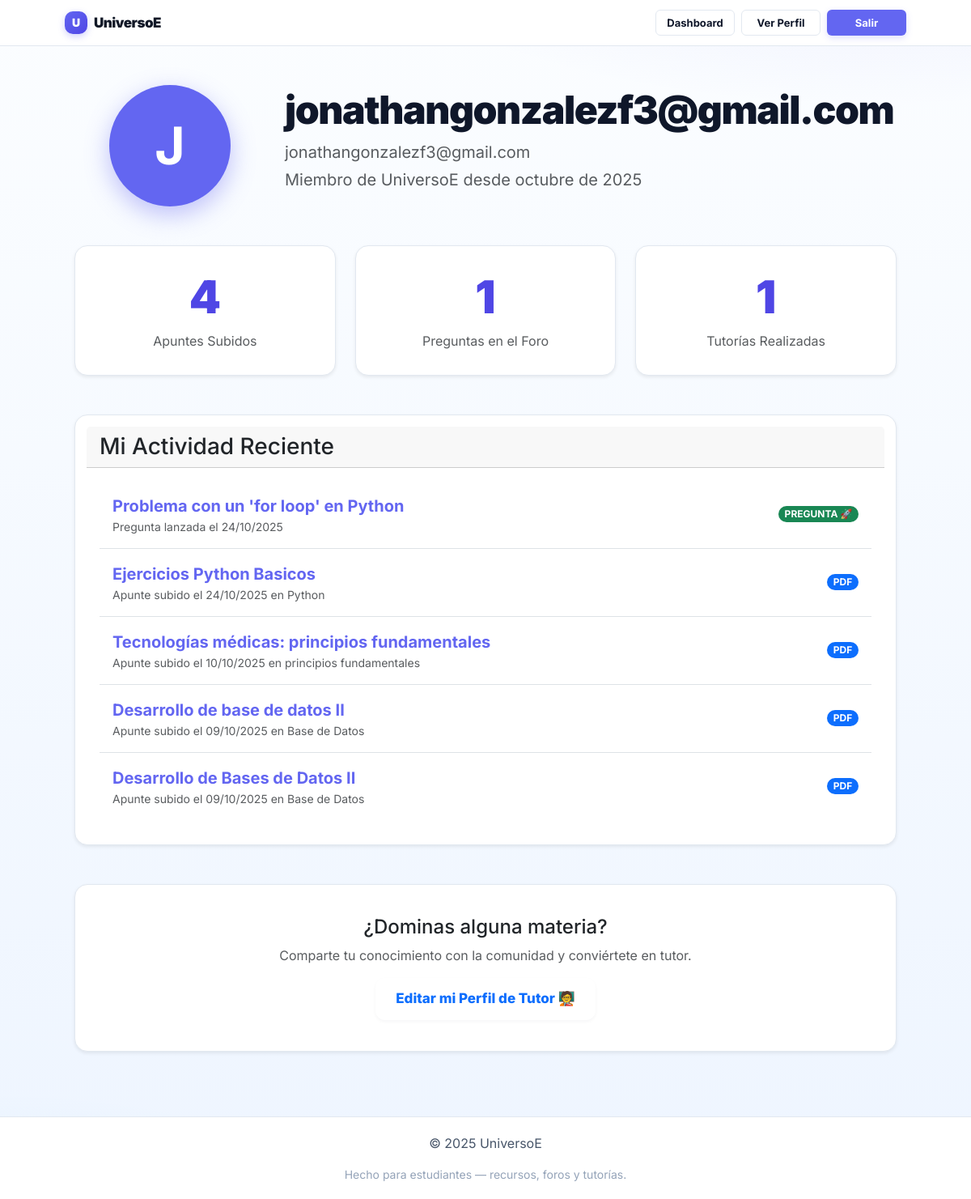
/profile/ (signed in), run on the app's committed database.
### core/models.py (models this page shows, shortened)
class ForumThread(models.Model):
    titulo = models.CharField(max_length=200); slug = models.SlugField(max_length=220, unique=True, blank=True)
    contenido = models.TextField(); autor = models.ForeignKey(User, on_delete=models.CASCADE, related_name="threads")
    tags = TaggableManager(blank=True); creado_en = models.DateTimeField(auto_now_add=True); actualizado_en = models.DateTimeField(auto_now=True)
    class Meta: ordering = ['-creado_en']
    def get_absolute_url(self): return reverse('forum_thread_detail', args=[self.slug])

class Recurso(models.Model):
    TIPO_CHOICES = [("apunte", "Apunte/Resumen"), ("guia", "Guía/Ejercicios"), ("prueba", "Prueba/Examen"), ("otros", "Otros")]
    FORMATO_CHOICES = [("pdf","PDF"),("ppt","PPT/PPTX"),("doc","DOC/DOCX"), ("zip","ZIP"),("img","Imagen"),("otro","Otro")]
    SEMESTRE_CHOICES = [(1,"1"),(2,"2")]
    titulo = models.CharField(max_length=160); slug = models.SlugField(max_length=180, blank=True)
    autor = models.ForeignKey(User, on_delete=models.SET_NULL, null=True, blank=True)
    ramo = models.ForeignKey(Ramo, on_delete=models.CASCADE, related_name="recursos")
    descripcion = models.TextField(blank=True)
    archivo = models.FileField(upload_to=resource_upload_to, max_length=300)
    tipo = models.CharField(max_length=12, choices=TIPO_CHOICES, default="apunte")
    formato = models.CharField(max_length=10, choices=FORMATO_CHOICES, default="pdf")
    anio = models.PositiveIntegerField(blank=True, null=True)
    semestre = models.IntegerField(choices=SEMESTRE_CHOICES, blank=True, null=True)
    tags = TaggableManager(blank=True); creado_en = models.DateTimeField(auto_now_add=True)
    class Meta: ordering = ["-creado_en"]
    def get_absolute_url(self):
        return reverse('recurso_detalle', args=[self.ramo.carrera.area.slug, self.ramo.carrera.slug, self.ramo.slug, self.slug])

class Ramo(models.Model):
    carrera = models.ForeignKey(Carrera, on_delete=models.CASCADE, related_name="ramos")
    nombre  = models.CharField(max_length=120)
    codigo  = models.CharField(max_length=20, blank=True)
    slug    = models.SlugField(max_length=130, blank=True)
    class Meta: unique_together = ("carrera", "slug"); ordering = ["nombre"]

### core/views.py (the view)
# urls.py: path("profile/", views.user_profile, name="profile"),
@login_required
def user_profile(request):
    user = request.user
    recursos_subidos = Recurso.objects.filter(autor=user)
    threads_creados = ForumThread.objects.filter(autor=user)
    tutorias_realizadas = TutoringRequest.objects.filter(tutor=user, status='completed').count()
    contribuciones = list(recursos_subidos) + list(threads_creados)
    contribuciones_ordenadas = sorted(contribuciones, key=lambda x: x.creado_en, reverse=True)
    context = {
        'user': user,
        'contribuciones_recientes': contribuciones_ordenadas,
        'total_recursos': recursos_subidos.count(),
        'total_threads': threads_creados.count(),
        'total_tutorias': tutorias_realizadas
    }
    return render(request, 'account/profile.html', context)

### templates/account/profile.html (shortened to what this page needs)
{% extends 'base.html' %}
{% load static %}
{% block content %}
<div class="container mt-5">
    <div class="row align-items-center mb-5">
        <div class="col-md-3 text-center">
            <div style="width: 150px; height: 150px; background-color: #6366f1; color: white; border-radius: 50%; display: grid; place-items: center; font-size: 4rem; font-weight: bold; margin: auto; box-shadow: 0 10px 30px rgba(99, 102, 241, 0.4);">
                {{ user.username|first|upper }}
            </div>
        </div>
        <div class="col-md-9">
            <h1 style="font-weight: 900; letter-spacing: -0.03em; font-size: 3rem;">{{ user.username }}</h1>
            <p class="text-muted fs-5 mb-1">{{ user.email }}</p>
            <p class="text-muted fs-5">Miembro de UniversoE desde {{ user.date_joined|date:"F \d\e Y" }}</p>
        </div>
    </div>
    <div class="row g-4 mb-5">
        <div class="col-md-4">
            <div class="card text-center h-100 shadow-sm">
                <div class="card-body">
                    <h2 class="card-title" style="font-size: 3.5rem; font-weight: 900; color: #4f46e5;">{{ total_recursos }}</h2>
                    <p class="card-text text-muted">Apuntes Subidos</p>
                </div>
            </div>
        </div>
        <div class="col-md-4">
            <div class="card text-center h-100 shadow-sm">
                <div class="card-body">
                    <h2 class="card-title" style="font-size: 3.5rem; font-weight: 900; color: #4f46e5;">{{ total_threads }}</h2>
                    <p class="card-text text-muted">Preguntas en el Foro</p>
                </div>
            </div>
        </div>
        <div class="col-md-4">
            <div class="card text-center h-100 shadow-sm">
                <div class="card-body">
                    <h2 class="card-title" style="font-size: 3.5rem; font-weight: 900; color: #4f46e5;">{{ total_tutorias }}</h2>
                    <p class="card-text text-muted">Tutorías Realizadas</p>
                </div>
            </div>
        </div>
    </div>
    <div class="row">
        <div class="col-12">
            <div class="card shadow-sm">
                <div class="card-header">
                    <h3 class="mb-0">Mi Actividad Reciente</h3>
                </div>
                <div class="card-body">
                    {% if contribuciones_recientes %}
                        <ul class="list-group list-group-flush">
                            {% for item in contribuciones_recientes %}
                                <li class="list-group-item d-flex justify-content-between align-items-center p-3">
                                    {% if item.archivo %}
                                        <div>
                                            <a href="{{ item.get_absolute_url }}" class="fw-bold text-decoration-none fs-5">{{ item.titulo }}</a>
                                            <small class="d-block text-muted">Apunte subido el {{ item.creado_en|date:"d/m/Y" }} en {{ item.ramo.nombre }}</small>
                                        </div>
                                        <span class="badge bg-primary rounded-pill">{{ item.get_formato_display }}</span>
                                    {% else %}
                                        <div>
                                            <a href="{{ item.get_absolute_url }}" class="fw-bold text-decoration-none fs-5">{{ item.titulo }}</a>
                                            <small class="d-block text-muted">Pregunta lanzada el {{ item.creado_en|date:"d/m/Y" }}</small>
                                        </div>
                                        <span class="badge bg-success rounded-pill">PREGUNTA 🚀</span>
                                    {% endif %}
                                </li>
                            {% endfor %}
                        </ul>
                    {% else %}
                        <div class="text-center p-4">
                            <p class="mb-2">Aún no has realizado ninguna contribución. ¡Anímate a subir un apunte o lanzar una duda!</p>
                            <a href="{% url 'recursos_subir' %}" class="btn btn-primary">Subir mi primer apunte</a>
                        </div>
                    {% endif %}
                </div>
            </div>
        </div>
    </div>
    <div class="row mt-5">
        <div class="col-12">
            <div class="card shadow-sm text-center">
                <div class="card-body p-4">
                    <h4 class="card-title">¿Dominas alguna materia?</h4>
                    <p class="card-text text-muted">Comparte tu conocimiento con la comunidad y conviértete en tutor.</p>
                    <a href="{% url 'become_tutor' %}" class="btn btn-outline-primary btn-lg">Editar mi Perfil de Tutor 🧑‍🏫</a>
                </div>
            </div>
        </div>
    </div>
    </div>
{% endblock %}

### templates/base.html (shortened to what this page needs)
{% load static %}
<!doctype html>
<html lang="es">
<head>
  <link rel="stylesheet" href="https://cdn.jsdelivr.net/npm/bootstrap-icons@1.11.1/font/bootstrap-icons.css">
  <link href="https://cdn.jsdelivr.net/npm/bootstrap@5.3.2/dist/css/bootstrap.min.css" rel="stylesheet">
  <link href="https://cdn.jsdelivr.net/npm/tom-select@2.3.1/dist/css/tom-select.bootstrap5.min.css" rel="stylesheet">
  <link rel="stylesheet" href="{% static 'styles.css' %}?v=fix-nav-001">
</head>
<body>
  <header class="site-nav">
    <nav class="site-nav-container">
      <div class="bar">
        <a href="{% url 'home' %}" class="brand">
          <span class="brand-badge">U</span>
          <span class="brand-name">UniversoE</span>
        </a>
        <div class="auth-links">
          {% if request.user.is_authenticated %}
            <a class="nav-btn-outline" href="{% url 'dashboard' %}">
              <span class="btn-text">Dashboard</span>
            </a>
            <a class="nav-btn-outline" href="{% url 'profile' %}">
              <span class="btn-text">Ver Perfil</span>
            </a>
            <form action="{% url 'account_logout' %}" method="post" style="margin: 0;">
              <button type="submit" class="nav-btn-primary">
                <span class="btn-text">Salir</span>
              </button>
            </form>
          {% endif %}
        </div>
      </div>
    </nav>
  </header>
  <main class="site-main-content">
    {% block content %}{% endblock %}
  </main>
  <footer class="site-footer">
    <div class="site-footer-inner">
      <p>© 2025 UniversoE</p>
      <p class="footer-muted">Hecho para estudiantes — recursos, foros y tutorías.</p>
    </div>
  </footer>
</body>
</html>

### static/styles.css (style rules this page uses)
:root { --bg-0: #fbfdff; --bg-1: #eef5ff; --surface: #ffffff; --ink: #0f172a; --muted: #64748b; --brand: #111827; --accent: #6366f1; --accent-700: #4f46e5; --accent-50: #eef2ff; --success: #10b981; --danger: #ef4444; --border: #e2e8f0; --radius-lg: 16px; --radius-md: 10px; --radius-sm: 6px; --shadow-sm: 0 2px 4px rgba(15,23,42,.04); --shadow-md: 0 8px 24px rgba(15,23,42,.08); --shadow-lg: 0 20px 50px rgba(15,23,42,.15); --content-max: 1080px; --gutter: 20px; }
*, *::before, *::after { box-sizing: border-box; }
html,body { height: 100%; }
body { margin: 0; color: var(--ink); background: radial-gradient(1000px 400px at 90% -10%, rgba(99,102,241,.12), transparent 70%), radial-gradient(800px 400px at 0% 110%, rgba(14,165,233,.10), transparent 70%), linear-gradient(180deg, var(--bg-0), var(--bg-1)); font-family: Inter, system-ui, -apple-system, Segoe UI, Roboto, Arial, sans-serif; line-height: 1.5; -webkit-font-smoothing: antialiased; -moz-osx-font-smoothing: grayscale; }
a { color: var(--accent); text-decoration: none; }
h1,h2,h3 { margin: 0 0 8px; line-height: 1.2; }
h1 { font-weight: 900; letter-spacing: -0.04em; }
h2 { font-weight: 800; }
p { margin: 0 0 16px; }
.site-main-content { padding-top: 0; padding-bottom: 40px; max-width: var(--content-max); margin: 0 auto; padding-inline: var(--gutter); }
.site-nav { position: sticky; top: 0; z-index: 50; background: rgba(255,255,255,0.95); backdrop-filter: saturate(180%) blur(8px); border-bottom: 1px solid var(--border); transition: box-shadow 0.3s ease; padding: 0; }
.site-nav-container { max-width: var(--content-max); margin: 0 auto; padding: 6px var(--gutter); }
.site-nav .bar { display: flex; align-items: center; justify-content: space-between; gap: 16px; min-height: 36px; }
.brand { display: flex; align-items: center; gap: 8px; line-height: 1; }
.brand-badge { width: 28px; height: 28px; border-radius: var(--radius-md); display: grid; place-items: center; background: linear-gradient(135deg, var(--accent), var(--accent-700)); color: #fff; font-weight: 900; font-size: 14px; box-shadow: 0 3px 8px rgba(99,102,241,.3); }
.brand-name { color: var(--brand); font-weight: 900; letter-spacing: -0.03em; font-size: 17px; }
.auth-links { display: flex; align-items: center; gap: 8px; margin-left: 10px; }
.nav-btn-primary, .nav-btn-outline { padding: 0; height: 32px; display: inline-flex; align-items: center; justify-content: center; border-radius: 6px; font-weight: 700; text-decoration: none; transition: all 0.2s ease; border: 1px solid transparent; font-size: 13px; }
.nav-btn-primary .btn-text, .nav-btn-outline .btn-text { display: inline-block; min-width: 80px; text-align: center; padding: 4px 0px; }
.nav-btn-primary { background: var(--accent); color: #fff; box-shadow: 0 3px 8px rgba(99,102,241,.2); }
.nav-btn-outline { border-color: var(--border); color: var(--ink); background: #fff; }
.btn { --btn-h: 44px; display: inline-flex; align-items: center; justify-content: center; height: var(--btn-h); padding: 0 16px; border-radius: 12px; border: 1px solid transparent; font-weight: 700; letter-spacing: 0; text-decoration: none; transition: all 0.2s ease; box-shadow: var(--shadow-sm); cursor: pointer; }
.btn-lg { --btn-h: 52px; padding-inline: 24px; font-size: 17px; font-weight: 800; }
.site-footer { margin-top: 40px; border-top: 1px solid var(--border); background: #fff; }
.site-footer-inner { max-width: var(--content-max); margin: 0 auto; padding: 20px var(--gutter); color: #475569; text-align: center; }
.footer-muted { color: #94a3b8; margin: 4px 0 0; font-size: 14px; }
:root { --nav-item-h: 32px; --nav-pad-x: 12px; --nav-radius: 6px; }
.site-nav .bar { min-height: 44px; }
.nav-btn-primary, .nav-btn-outline { height: var(--nav-item-h); border-radius: var(--nav-radius); padding: 0; line-height: 1; }
.nav-btn-primary .btn-text, .nav-btn-outline .btn-text { display: inline-block; min-width: 96px; text-align: center; padding: 0 var(--nav-pad-x); }
.card { background: #fff; border: 1px solid var(--border); border-radius: 16px; box-shadow: var(--shadow-sm); padding: 14px; }

### data on the page
ForumThread: titulo "Problema con un 'for loop' en Python", creado_en "24/10/2025"
Recurso: titulo "Ejercicios Python Basicos", creado_en "24/10/2025", ramo.nombre "Python", formato "PDF"
Recurso: titulo "Tecnologías médicas: principios fundamentales", creado_en "10/10/2025", ramo.nombre "principios fundamentales", formato "PDF"
Recurso: titulo "Desarrollo de base de datos II", creado_en "09/10/2025", ramo.nombre "Base de Datos", formato "PDF"
Recurso: titulo "Desarrollo de Bases de Datos II", creado_en "09/10/2025", ramo.nombre "Base de Datos", formato "PDF"

### other printed values
{{ user.username|first|upper }} "J"
{{ user.username }} "jonathangonzalezf3@gmail.com"
{{ user.email }} "jonathangonzalezf3@gmail.com"
{{ user.date_joined|date:"F \d\e Y" }} "octubre de 2025"
{{ total_recursos }} "4"
{{ total_threads }} "1"
{{ total_tutorias }} "1"
